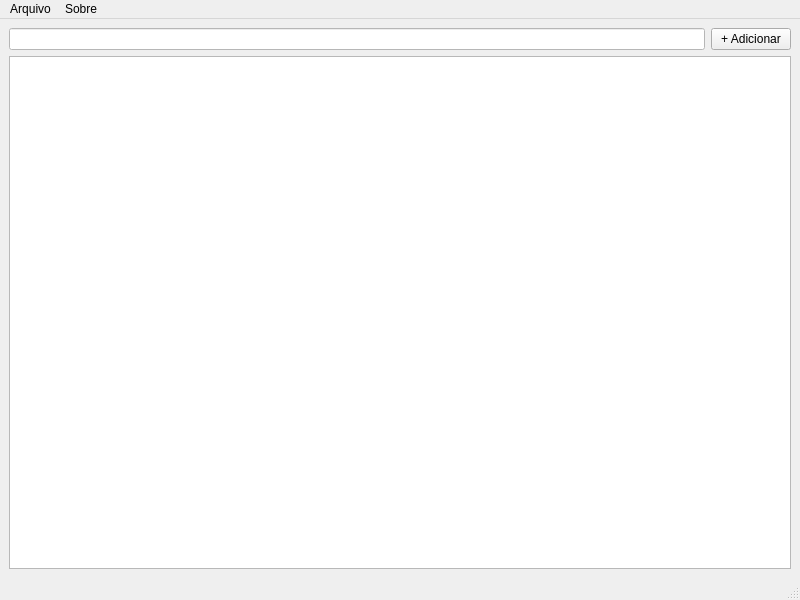
<?xml version="1.0" encoding="UTF-8"?>
<ui version="4.0">
 <class>MyTodo</class>
 <widget class="QMainWindow" name="MyTodo">
  <property name="geometry">
   <rect>
    <x>0</x>
    <y>0</y>
    <width>800</width>
    <height>600</height>
   </rect>
  </property>
  <property name="windowTitle">
   <string>MyTodo</string>
  </property>
  <property name="windowIcon">
   <iconset resource="assets.qrc">
    <normaloff>:/img/background.png</normaloff>:/img/background.png</iconset>
  </property>
  <widget class="QWidget" name="centralwidget">
   <layout class="QGridLayout" name="gridLayout">
    <item row="0" column="0">
     <layout class="QHBoxLayout" name="horizontalLayout">
      <item>
       <widget class="QLineEdit" name="lineEdit">
        <property name="styleSheet">
         <string notr="true">background: white;</string>
        </property>
       </widget>
      </item>
      <item>
       <widget class="QPushButton" name="pushButton">
        <property name="text">
         <string>+ Adicionar</string>
        </property>
       </widget>
      </item>
     </layout>
    </item>
    <item row="1" column="0">
     <widget class="QTableWidget" name="tableWidget">
      <property name="editTriggers">
       <set>QAbstractItemView::NoEditTriggers</set>
      </property>
      <property name="wordWrap">
       <bool>true</bool>
      </property>
     </widget>
    </item>
   </layout>
  </widget>
  <widget class="QMenuBar" name="menubar">
   <property name="geometry">
    <rect>
     <x>0</x>
     <y>0</y>
     <width>800</width>
     <height>21</height>
    </rect>
   </property>
   <widget class="QMenu" name="menuArquivo">
    <property name="title">
     <string>Arquivo</string>
    </property>
    <addaction name="actionSair"/>
   </widget>
   <widget class="QMenu" name="menuSobre">
    <property name="title">
     <string>Sobre</string>
    </property>
    <addaction name="actionSobre"/>
   </widget>
   <addaction name="menuArquivo"/>
   <addaction name="menuSobre"/>
  </widget>
  <widget class="QStatusBar" name="statusbar"/>
  <action name="actionSair">
   <property name="icon">
    <iconset resource="assets.qrc">
     <normaloff>:/img/close.png</normaloff>:/img/close.png</iconset>
   </property>
   <property name="text">
    <string>Sair</string>
   </property>
   <property name="shortcut">
    <string>Ctrl+W</string>
   </property>
  </action>
  <action name="actionSobre">
   <property name="icon">
    <iconset resource="assets.qrc">
     <normaloff>:/img/about.png</normaloff>:/img/about.png</iconset>
   </property>
   <property name="text">
    <string>Sobre</string>
   </property>
   <property name="shortcut">
    <string>Ctrl+H</string>
   </property>
  </action>
 </widget>
 <resources>
  <include location="assets.qrc"/>
 </resources>
 <connections/>
</ui>
